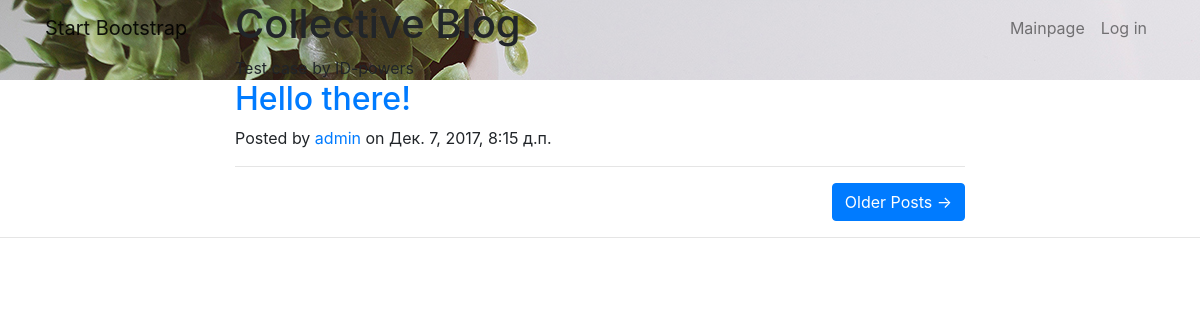
The page / on the database its author committed.
### _blog/models.py (models this page shows)
class Article(models.Model):
	author = models.ForeignKey(User, on_delete = models.CASCADE)
	title = models.CharField(max_length = 255)
	short_content = models.TextField(max_length = 3000)
	content = models.TextField()
	creation_date = models.DateTimeField('date published', default=timezone.now)
	slug = models.SlugField(default=timezone.now)

### _blog/views.py (the view)
# urls.py: url(r'^$', views.index, name='index'),
def index(request):
	return render(request, '_blog/index.html',{'articles': Article.objects.order_by('-creation_date'),
											   'user': get_user(request),
											   'config': {'title':'TeamBlog'},
											   'static_url': static_server})

### _blog/templates/_blog/index.html (shortened to what this page needs)
<!DOCTYPE html>
<html lang="en">
  <head>
    <link href="{{ static_url }}vendor/bootstrap/css/bootstrap.min.css" rel="stylesheet">
    <link href="{{ static_url }}vendor/font-awesome/css/font-awesome.min.css" rel="stylesheet" type="text/css">
    <link href="{{ static_url }}css/clean-blog.min.css" rel="stylesheet">
  </head>
  <body>
    <nav class="navbar navbar-expand-lg navbar-light fixed-top" id="mainNav">
      <div class="container">
        <a class="navbar-brand" href="index.html">Start Bootstrap</a>
        <div class="collapse navbar-collapse" id="navbarResponsive">
          <ul class="navbar-nav ml-auto">
            <li class="nav-item">
              <a class="nav-link" href="/">Mainpage</a>
            </li>
            <li class="nav-item">
              <a class="nav-link" href="/accounts/login/">Log in</a>
            </li>
          </ul>
        </div>
      </div>
    </nav>
    <header class="masthead" style="background-image: url('img/home-bg.jpg')">
      <div class="container">
        <div class="row">
          <div class="col-lg-8 col-md-10 mx-auto">
            <div class="site-heading">
              <h1>Collective Blog</h1>
              <span class="subheading">Test case by ID-powers</span>
            </div>
          </div>
        </div>
      </div>
    </header>
    <div class="container">
      <div class="row">
        {% for article in articles %}
        <div class="col-lg-8 col-md-10 mx-auto">
          <div class="post-preview">
            <a href="{% url 'detail' article.slug %}">
              <h2 class="post-title">
                {{ article.title }}
              </h2>
            </a>
            <p class="post-meta">Posted by
              <a href="#">{{ article.author.username }}</a>
              on {{ article.creation_date }}</p>
          </div>
          <hr>
          <div class="clearfix">
            <a class="btn btn-primary float-right" href="#">Older Posts &rarr;</a>
          </div>
        </div>
        {% endfor %}
      </div>
    </div>
    <hr>
  </body>
</html>

### rows shown on the page
Article: title "Hello there!", author.username "admin", creation_date "Дек. 7, 2017, 8:15 д.п."
